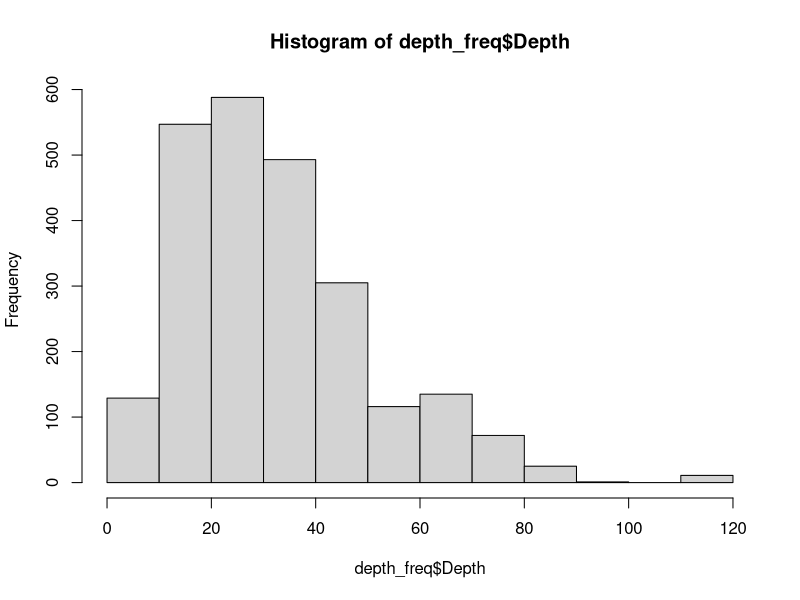
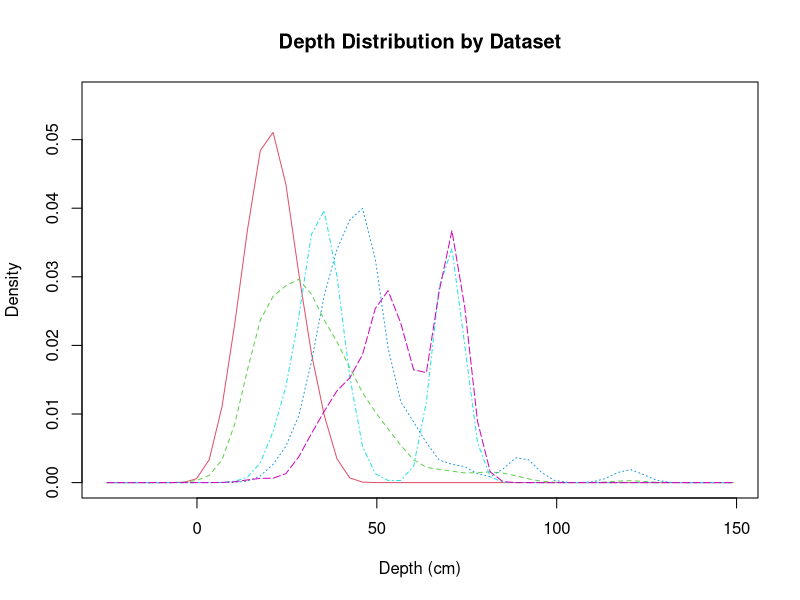

These figures' R source, in order: (Note: this script raises an error after producing the figures.)
### turning density/ frequency into logistical model/curve

library(tidyverse)
library(dplyr)
library(sm)

setwd("/Users/katieirving/Documents/git/flow_eco_mech")


### upload data
## depth
ad_depth_con <- read.csv("output_data/05a_adult_depth_continuous.csv")
ad_depth_cat <- read.csv("output_data/05a_adult_depth_categorical.csv")
juv_depth_con <- read.csv("output_data/05a_juvenile_depth_continuous.csv")
juv_depth_cat <- read.csv("output_data/05a_juvenile_depth_categorical.csv")
sp_depth_cat <- read.csv("output_data/05a_spawning_depth_continuous.csv")

## temperature
ad_temp_con <- read.csv("output_data/05a_adult_temperature_continuous.csv")
juv_temp_con <- read.csv("output_data/05a_juvenile_temperature_continuous.csv")
sp_temp_con <- read.csv("output_data/05a_spawning_temperature_continuous.csv")

## velocity
ad_vel_con <- read.csv("output_data/05a_adult_velocity_continuous.csv")
ad_vel_cat <- read.csv("output_data/05a_adult_velocity_categorical.csv")
juv_vel_con <- read.csv("output_data/05a_juvenile_velocity_continuous.csv")
juv_vel_cat <- read.csv("output_data/05a_juvenile_velocity_categorical.csv")
sp_vel_cat <- read.csv("output_data/05a_spawning_velocity_continuous.csv")


##### get histogram and density data frames

## depth - adult

ad_depth_con <- read.csv("output_data/05a_adult_depth_continuous.csv")
ad_depth_cat <- read.csv("output_data/05a_adult_depth_categorical.csv")

## combine data
all_depth <- rbind(ad_depth_con, ad_depth_cat)

## uncount data into frequency

depth_freq <- all_depth %>% 
  uncount(Abundance)
hist(depth_freq$Depth)



## compare different data sets
### get numbers for datasets
unique(depth_freq$Dataset)
tx <- depth_freq$Dataset == "Thompson"
sx <- depth_freq$Dataset == "Saiki"
wx <- depth_freq$Dataset == "Wulff"
swx <- depth_freq$Dataset == "SAWA"
smx <- depth_freq$Dataset == "SMEA"

depth_freq$Dataset_num[tx] <- 1
depth_freq$Dataset_num[sx] <- 2
depth_freq$Dataset_num[wx] <- 3
depth_freq$Dataset_num[swx] <- 4
depth_freq$Dataset_num[smx] <- 5

attach(depth_freq)

# create value labels
data.f <- factor(Dataset_num, levels= 1:5,
                 labels = c("Thompson", "Saiki", "Wulff", "SAWA", "SMEA"))
data.f
str(Depth)
as.vector(Depth)
# plot densities
sm.density.compare(as.vector(Depth), Dataset_num, xlab="Depth (cm)")
title(main="Depth Distribution by Dataset")

# add legend via mouse click
colfill<-c(2:(2+length(levels(data.f))))
legend(locator(1), levels(data.f), fill=colfill)

## top of peak is 0.030 - what can we relate that to? is it the same for other variables?

### get density data

d_data <- density(depth_freq$Depth)

dens_df <- data.frame(matrix(nrow=length(d_data$y)))
dens_df[1] <- d_data$y
dens_df$Depth <- d_data$x
colnames(dens_df)[1] <- "density"
dens_df ## rows 1:22 are negative????

plot(dens_df$Depth, dens_df$density)   


### logistic curve
## binary column for 0.010 density

dens_df$dens_0.01 <- ifelse(dens_df$density>=0.010, 1,0)
dens_df$dens_0.01

dens_df$dens_0.015 <- ifelse(dens_df$density>=0.015, 1,0)
dens_df$dens_0.015

dens_df$dens_0.02 <- ifelse(dens_df$density>=0.020, 1,0)
dens_df$dens_0.02

dens_df$dens_0.025 <- ifelse(dens_df$density>=0.025, 1,0)
dens_df$dens_0.025

dens_df$dens_0.03 <- ifelse(dens_df$density>=0.030, 1,0)
dens_df$dens_0.03

## model
dens01_glm <- glm(dens_0.01~Depth, data=dens_df,family=binomial(link = "logit"))
summary(dens01_glm)

dens015_glm <- glm(dens_0.015~Depth, data=dens_df,family=binomial(link = "logit"))
summary(dens015_glm)

dens02_glm <- glm(dens_0.02~Depth, data=dens_df,family=binomial(link = "logit"))
summary(dens02_glm)

dens025_glm <- glm(dens_0.025~Depth, data=dens_df,family=binomial(link = "logit"))
summary(dens025_glm)

dens03_glm <- glm(dens_0.03~Depth, data=dens_df,family=binomial(link = "logit"))
summary(dens03_glm) ## best model
mean(dens_df$Depth)
median(dens_df$Depth)
head(dens_df)
# create range of depth values

xdepth  <- seq(0,130, 0.1)
## prediction
ydepth <- predict(dens01_glm, list(Depth = xdepth), type="response")
plot(xdepth, ydepth, pch = 16, xlab = "Depth (m)", ylab = "Presence")
lines(xdepth, ydepth) ## need to force through 0
xdepth
ydepth <- predict(dens015_glm, list(Depth = xdepth), type="response")
plot(dens_df$Depth, dens_df$dens_0.015, pch = 16, xlab = "Depth (m)", ylab = "Presence")
lines(xdepth, ydepth) ## need to force through 0

ydepth <- predict(dens02_glm, list(Depth = xdepth), type="response")
plot(dens_df$Depth, dens_df$dens_0.02, pch = 16, xlab = "Depth (m)", ylab = "Presence")
lines(xdepth, ydepth) ## need to force through 0

ydepth <- predict(dens025_glm, list(Depth = xdepth), type="response")
plot(dens_df$Depth, dens_df$dens_0.025, pch = 16, xlab = "Depth (m)", ylab = "Presence")
lines(xdepth, ydepth) ## need to force through 0

ydepth <- predict(dens03_glm, list(Depth = xdepth), type="response")
plot(dens_df$Depth, dens_df$dens_0.03, pch = 16, xlab = "Depth (m)", ylab = "Presence")
lines(xdepth, ydepth) ## need to force through 0

### quadratic curve on frquencies
head(freq_df)
plot(freq_df$Depth, freq_df$Freq)

fit2<-lm(Freq~poly(Depth,2,raw=TRUE), data=freq_df)

summary(fit2)
range(juv_temp_con$Temp)

pred_depth <- seq(1, 130 , 0.1)
predictedcounts <- predict(fit2,list(Depth=pred_depth, Depth2=pred_depth^2))
plot(freq_df$Depth, freq_df$Freq, pch=16, xlab = "Depth (cm)", 
     ylab = "Abundance", cex.lab = 1.3, col = "blue")
lines(pred_temp, predictedcounts, col = "darkgreen", lwd = 3)

### binary column for 300 freq

## frequency column
#### histogram
x <-depth_freq$Depth
h<-hist(x)
xfit<-seq(min(x),max(x),length=130)
yfit<-dnorm(xfit,mean=mean(x),sd=sd(x))
yfit <- yfit*diff(h$mids[1:2])*length(x)
lines(xfit, yfit, col="blue", lwd=2)

xfit ## depths
yfit ## frequencies


freq_df <- cbind(xfit, yfit)

freq_df <- as.data.frame(freq_df)
names(freq_df) <- c("Depth", "Freq")
str(freq_df)
max(freq_df$Freq)


freq_df$f100 <- ifelse(freq_df$Freq >=100, 1,0)
freq_df$f100

freq_df$f200 <- ifelse(freq_df$Freq >= 200, 1,0)
freq_df$f200

freq_df$f300 <- ifelse(freq_df$Freq  >= 300, 1,0)
freq_df$f300

freq_df$f400 <- ifelse(freq_df$Freq >= 400, 1,0)
freq_df$f400

freq_df$f500 <- ifelse(freq_df$Freq >= 500, 1,0)
freq_df$f500


## model glm
freq300_glm <- glm(f300~Depth, data=freq_df,family=binomial(link = "logit"))
summary(freq300_glm)

freq200_glm <- glm(f200~Depth, data=freq_df,family=binomial(link = "logit"))
summary(freq200_glm)

freq100_glm <- glm(f100~Depth, data=freq_df,family=binomial(link = "logit"))
summary(freq100_glm)

freq400_glm <- glm(f400~Depth, data=freq_df,family=binomial(link = "logit"))
summary(freq400_glm)

freq500_glm <- glm(f500~Depth, data=freq_df,family=binomial(link = "logit"))
summary(freq500_glm)

# create range of depth values

xdepth  <- seq(0,130, 0.1)
## prediction


ydepth <- predict(freq100_glm, list(Depth = xdepth), type="response")
plot(freq_df$Depth, freq_df$f100, pch = 16, xlab = "Depth (m)", ylab = "Presence")
lines(xdepth, ydepth) ## need to force through 0

ydepth <- predict(freq200_glm, list(Depth = xdepth), type="response")
plot(freq_df$Depth, freq_df$f200, pch = 16, xlab = "Depth (m)", ylab = "Presence")
lines(xdepth, ydepth) ## need to force through 0

ydepth <- predict(freq300_glm, list(Depth = xdepth), type="response")
plot(freq_df$Depth, freq_df$f300, pch = 16, xlab = "Depth (m)", ylab = "Presence")
lines(xdepth, ydepth) ## need to force through 0

ydepth <- predict(freq400_glm, list(Depth = xdepth), type="response")
plot(freq_df$Depth, freq_df$f400, pch = 16, xlab = "Depth (m)", ylab = "Presence")
lines(xdepth, ydepth) ## need to force through 0

ydepth <- predict(freq500_glm, list(Depth = xdepth), type="response")
plot(freq_df$Depth, freq_df$f500, pch = 16, xlab = "Depth (m)", ylab = "Presence")
lines(xdepth, ydepth) ## need to force through 0

### models gam
install.packages("mgcv")
library(mgcv)

freq100_gam <- gam(f100~s(Depth), data=freq_df,family=binomial(link = "logit"))
summary(freq300_gam)

freq200_gam <- gam(f200~s(Depth), data=freq_df,family=binomial(link = "logit"))
summary(freq200_gam)

freq300_gam <- gam(f300~s(Depth), data=freq_df,family=binomial(link = "logit"))
summary(freq300_gam)

freq400_gam <- gam(f400~s(Depth), data=freq_df,family=binomial(link = "logit"))
summary(freq400_gam)

freq500_gam <- gam(f500~s(Depth), data=freq_df,family=binomial(link = "logit"))
summary(freq500_gam)

# create range of depth values

xdepth  <- seq(0,130, 0.1)
## prediction


ydepth <- predict(freq100_gam, list(Depth = xdepth), type="response")
plot(freq_df$Depth, freq_df$f100, pch = 16, xlab = "Depth (m)", ylab = "Presence")
lines(xdepth, ydepth) ## need to force through 0

ydepth <- predict(freq200_gam, list(Depth = xdepth), type="response")
plot(freq_df$Depth, freq_df$f200, pch = 16, xlab = "Depth (m)", ylab = "Presence")
lines(xdepth, ydepth) ## need to force through 0

ydepth <- predict(freq300_gam, list(Depth = xdepth), type="response")
plot(freq_df$Depth, freq_df$f300, pch = 16, xlab = "Depth (m)", ylab = "Presence")
lines(xdepth, ydepth) ## need to force through 0

ydepth <- predict(freq400_gam, list(Depth = xdepth), type="response")
plot(freq_df$Depth, freq_df$f400, pch = 16, xlab = "Depth (m)", ylab = "Presence")
lines(xdepth, ydepth) ## need to force through 0

ydepth <- predict(freq500_gam, list(Depth = xdepth), type="response")
plot(freq_df$Depth, freq_df$f500, pch = 16, xlab = "Depth (m)", ylab = "Presence")
lines(xdepth, ydepth) ## need to force through 0

library(ggplot2)

ggplot(freq_df, aes(x, y)) + geom_point() + geom_smooth(method = "gam", formula = freq_df$f300 ~s(freq_df$Depth))

## gam on freq
head(freq_df)

test <- gam(Freq~Depth, data=freq_df)
summary(test)

ydepth <- predict(test, list(Depth = xdepth), type="response")
plot(freq_df$Depth, freq_df$freq, pch = 16, xlab = "Depth (m)", ylab = "Presence")
lines(xdepth, ydepth) ## need to force through 0


#### zero intercept

freq300_glm_zero <- glm(f300~Depth-1, data=freq_df, family=binomial)

ydepthz <- predict(freq300_glm_zero, list(Depth = xdepth), type="response")
plot(freq_df$Depth, freq_df$f300, pch = 16, xlab = "Depth (m)", ylab = "Presence")
lines(xdepth, ydepthz) ## doesn't work!!!!!
length(xdepth)
length(ydepthz)


### centre and scale
